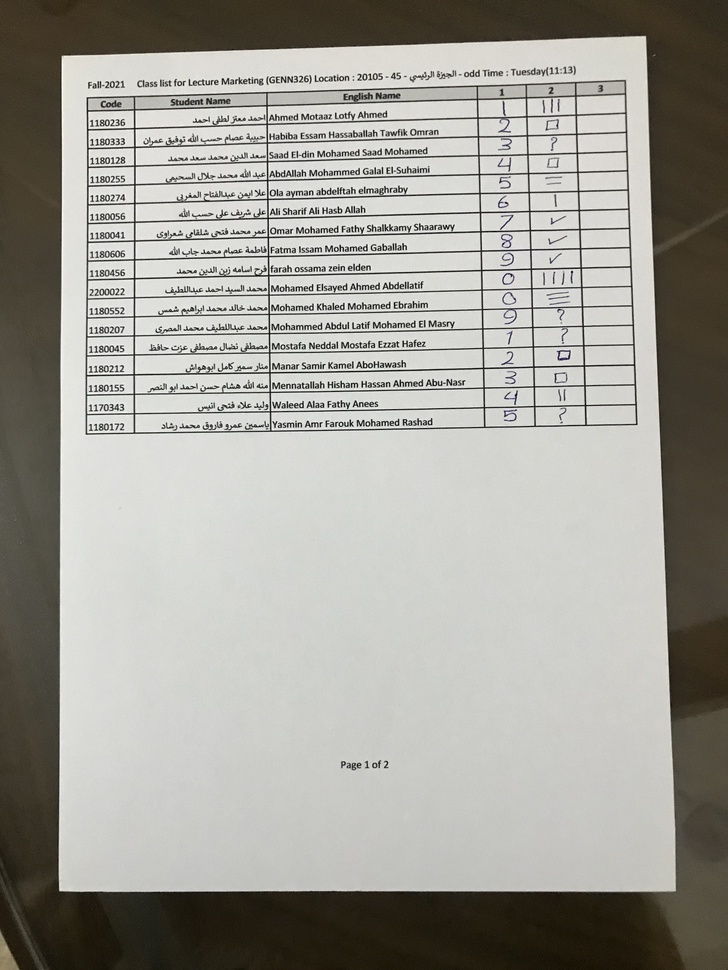
#> input picture DetectTable/1.jpg, 728 x 970 px, shrunk from 3024 x 4030 before the run
$ jupyter execute --allow-errors Project2.ipynb   (shell and % lines are left out)   (older library calls are emulated)
#> lines starting #> are read from the running program, lines starting #| are printed output that depends on the picture; after the words box and inside, x2 and y2 are one past the last pixel; in counts of white or black regions, pixels touching at a corner belong together
### DetectTable/commonFunctions.py
import skimage.io as io
import matplotlib.pyplot as plt
import numpy as np
from skimage.exposure import histogram # lab 1
from matplotlib.pyplot import bar
from skimage.color import rgb2gray,rgb2hsv # in all labs

# Convolution:
from scipy.signal import convolve2d # lab 2
from scipy import fftpack # lab 2
import math

from skimage.util import random_noise # lab 1
from skimage.filters import median # lab 4
from skimage.feature import canny # lab 5
from skimage.measure import label
from skimage.color import label2rgb

from mpl_toolkits.mplot3d import Axes3D  # noqa: F401 unused import

import matplotlib.pyplot as plt
from matplotlib import cm
from matplotlib.ticker import LinearLocator, FormatStrFormatter
import numpy as np

from skimage.morphology import binary_erosion, binary_dilation, binary_closing,skeletonize, thin #
from skimage.measure import find_contours
from skimage.draw import rectangle

# Edges
from skimage.filters import sobel_h, sobel, sobel_v,roberts, prewitt

# Show the figures / plots inside the notebook
def show_images(images,titles=None):
    #This function is used to show image(s) with titles by sending an array of images and an array of associated titles.
    # images[0] will be drawn with the title titles[0] if exists
    # You aren't required to understand this function, use it as-is.
    n_ims = len(images)
    if titles is None: titles = ['(%d)' % i for i in range(1,n_ims + 1)]
    fig = plt.figure()
    n = 1
    for image,title in zip(images,titles):
        a = fig.add_subplot(1,n_ims,n)
        if image.ndim == 2:
            plt.gray()
        plt.imshow(image)
        a.set_title(title)
        plt.axis('off')
        n += 1
    fig.set_size_inches(np.array(fig.get_size_inches()) * n_ims)
    plt.show()


# [43 lines left out: functions show_3d_image, show_3d_image_filtering_in_freq, showHist, not called in this run]

### DetectTable/Project2.ipynb
[cell 1]
import cv2 as cv
import skimage.io as io
from skimage.color import rgb2gray
from skimage.feature import canny

from skimage.draw import rectangle
import matplotlib.pyplot as plt
import numpy as np
import imutils
import math
import cv2
import imutils
import pytesseract
pytesseract.pytesseract.tesseract_cmd = 'C:\Program Files\Tesseract-OCR\\tesseract'
from skimage.morphology import binary_erosion, binary_dilation, binary_closing,skeletonize,thin
from commonFunctions import show_images

[cell 2]
# img = cv2.imread('2.jpg')
img = cv2.imread('1.jpg')
#> img is the input picture: shape (970, 728, 3); mean B, G, R 152.7, 159.6, 161.2
# img = io.imread('1.jpg')[...,:3]
image =img
# io.imshow(image)
# cv2.imshow("original image", image)
# cv2.waitKey(0)
show_images([image],[''])
#> in show_images, `n_ims = len(images)`: n_ims = 1
#> the loop in show_images, `for image,title in zip(images,titles):` made 1 pass
#> (title, n) on pass 1: ('', 2)
#> after the loop in show_images, `for image,title in zip(images,titles):`: n = 2

[cell 3]
gray =(rgb2gray(image)*255).astype(np.uint8)
show_images([gray],['gray'])
#> the loop in show_images (call 2), `for image,title in zip(images,titles):` made 1 pass

[cell 4]
edged = cv2.Canny(gray, 100, 200)
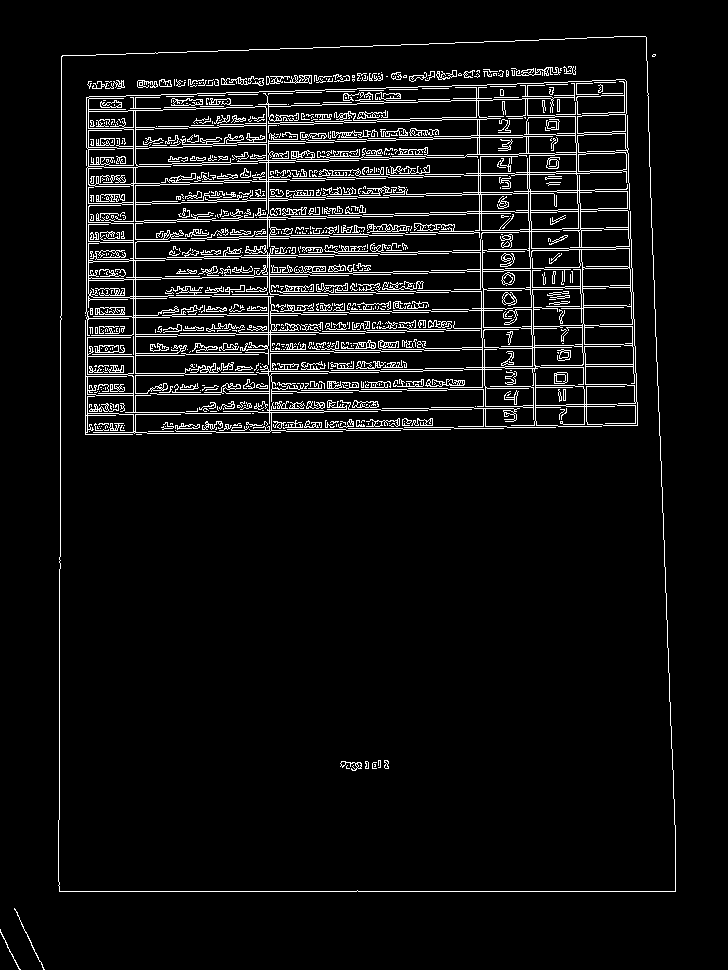
#> edged: shape (970, 728); 6.5% white in thin lines or dots, all inside (x1, y1, x2, y2) = (0, 36, 676, 970)
# edged = cv2.Sobel(gray_image, ddepth=cv2.CV_32F,dx=1, dy=0, ksize=-1)
# cv2.imshow("edged image", edged)
# cv2.waitKey(0)
show_images([edged],['edged'])
cv2.imwrite('edged.jpg',edged)
#> Out = True

[cell 5]
kernel = np.ones((5,5),np.uint8)
edged = cv2.dilate(edged,kernel,iterations = 3)
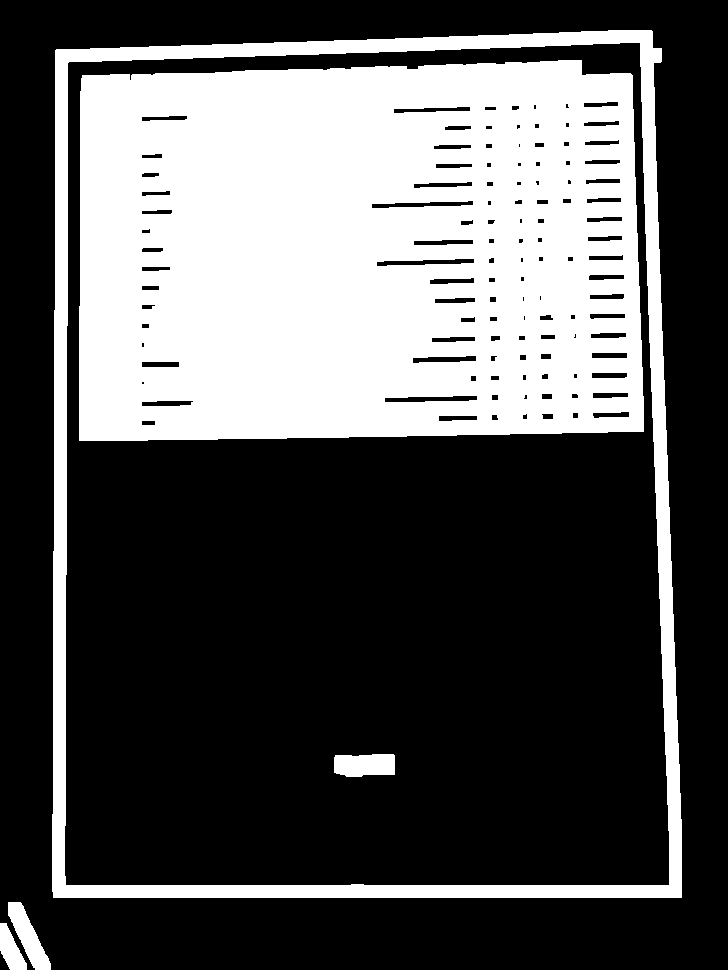
#> edged: shape (970, 728); 33.8% white; 5 white regions
show_images([edged],['edged'])

[cell 6]
# cnts,new = cv2.findContours(edged.copy(), cv2.RETR_LIST, cv2.CHAIN_APPROX_SIMPLE)
cnts,new = cv.findContours(edged.copy(), cv.RETR_EXTERNAL, cv.CHAIN_APPROX_SIMPLE)
#> cnts = 3 contours; box (x1, y1, x2, y2) and area: (52, 30, 682, 898) 525844, (8, 902, 51, 970) 1171, (0, 923, 27, 970) 669; new = [[1, -1, -1, -1], [2, 0, -1, -1], [-1, 1, -1, -1]]
#> (the rest of this cell did not finish here and is left out)

[cell 7]
# c = max(cnts, key = cv2.contourArea)
# print(c)
# print("___________________________")
sortedcnts = sorted(cnts, key = cv2.contourArea, reverse = True) [:1]
#> sortedcnts = 1 contour; box (x1, y1, x2, y2) and area: (52, 30, 682, 898) 525844
# print(sortedcnts[0])
# # screenCnt = None
image2 = image.copy()
cv2.drawContours(image2,sortedcnts,-1,(0,0,255),3)
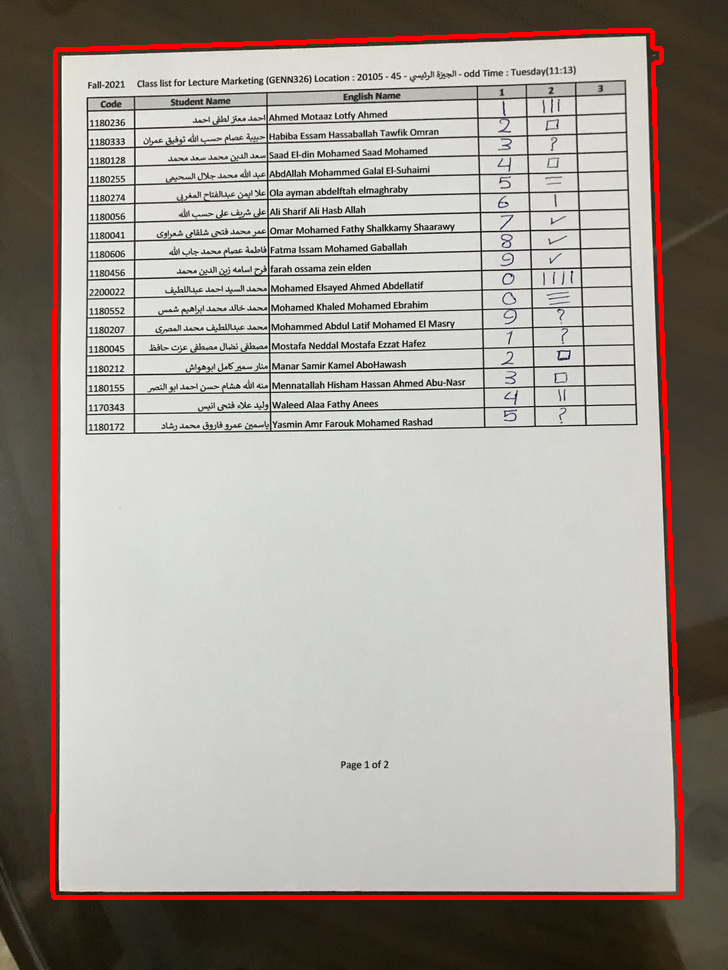
#> image2: shape (970, 728, 3); 2.09% of pixels changed, all inside (x1, y1, x2, y2) = (50, 28, 684, 900)
cv2.imwrite('contours2.jpg',image2)
show_images([image2],['image1 with sorted contours'])

[cell 8]
peri = cv2.arcLength(sortedcnts[0], True)
#> peri = 2975.2
approx = cv2.approxPolyDP(sortedcnts[0], 0.015 * peri, True)
#> approx = [[651, 30], [55, 50], [53, 897], [681, 897]]
print(len(approx))
#| 4

[cell 9]
# Locate points of the documents
# or object which you want to transform
x,y,w,h = cv2.boundingRect(sortedcnts[0])
#> x = 52; y = 30; w = 630; h = 868
pts1 = np.float32([approx[1][0],approx[0][0],approx[2][0],approx[3][0]])
#> pts1 = [[55, 50], [651, 30], [53, 897], [681, 897]]
pts2 = np.float32([[0,0],[x+w,0],[0,y+h],[x+w,y+h]])
#> pts2 = [[0, 0], [682, 0], [0, 898], [682, 898]]


# Apply Perspective Transform Algorithm
matrix = cv2.getPerspectiveTransform(pts1, pts2)
#> matrix = [[1.18, 0.00278, -64.92], [0.0377, 1.12, -58.17], [4.19e-05, 6.24e-05, 1]]
result = cv2.warpPerspective(image, matrix, (x+w, y+h))
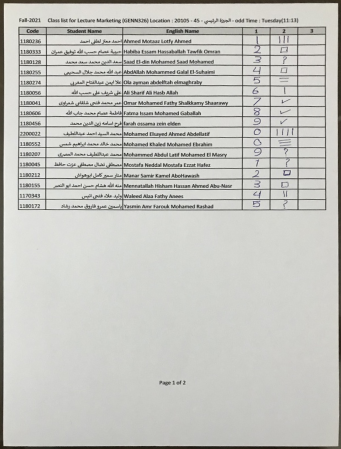
#> result: shape (898, 682, 3) (shown at 1/2 size); mean B, G, R 192.3, 196.8, 196.7
# print(np.max(result))
# Wrap the transformed image
# cv2.imshow('frame', image) # Initial Capture
# cv2.imshow('frame1', result) # Transformed Capture
show_images([image,result],['original','result'])

[cell 10]
# [7 lines of commented-out code are left out]

[cell 11]
# [15 lines of commented-out code are left out]

[cell 12]
if(np.max(result)<=1):
    result = (result*255)
result = result.astype(np.uint8)
grayResult =rgb2gray(result)
# grayResult =(rgb2gray(result)).astype(np.uint16)

show_images([grayResult],['grayResult'])
grayResult = (grayResult*255).astype(np.uint8)

[cell 13]
# [6 lines of commented-out code are left out]

edgedResult = cv2.Canny(grayResult, 100, 200)
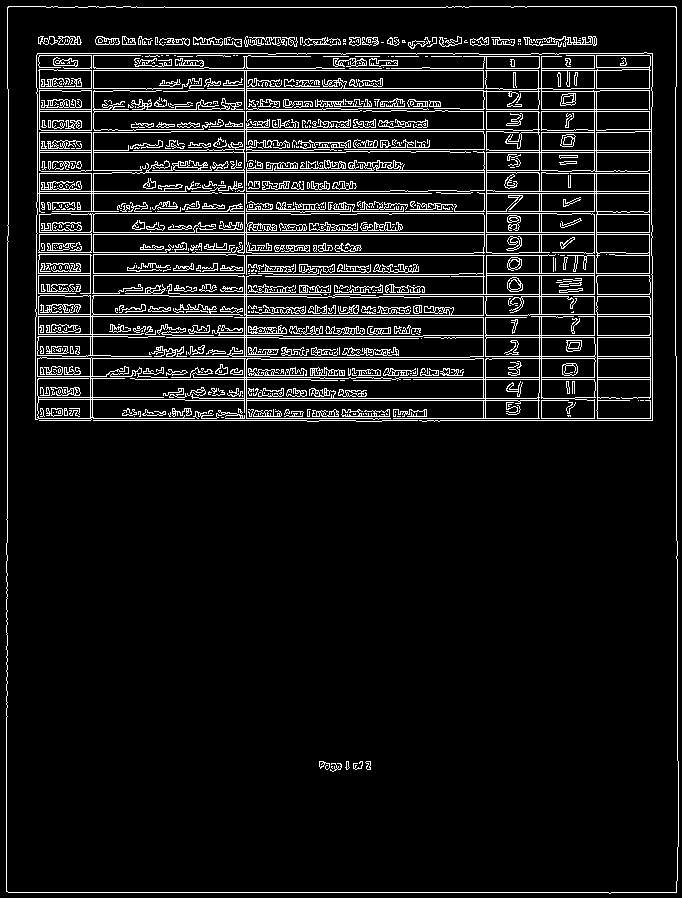
#> edgedResult: shape (898, 682); 8.7% white in thin lines or dots
# # edged = cv2.Sobel(gray_image, ddepth=cv2.CV_32F,dx=1, dy=0, ksize=-1)
# cv2.imshow("edged image", edged)
# cv2.waitKey(0)
show_images([edgedResult],['edgedResult'])

[cell 14]
kernel = np.ones((5,5),np.uint8)
edged1 = cv2.dilate(edgedResult,kernel,iterations = 1)
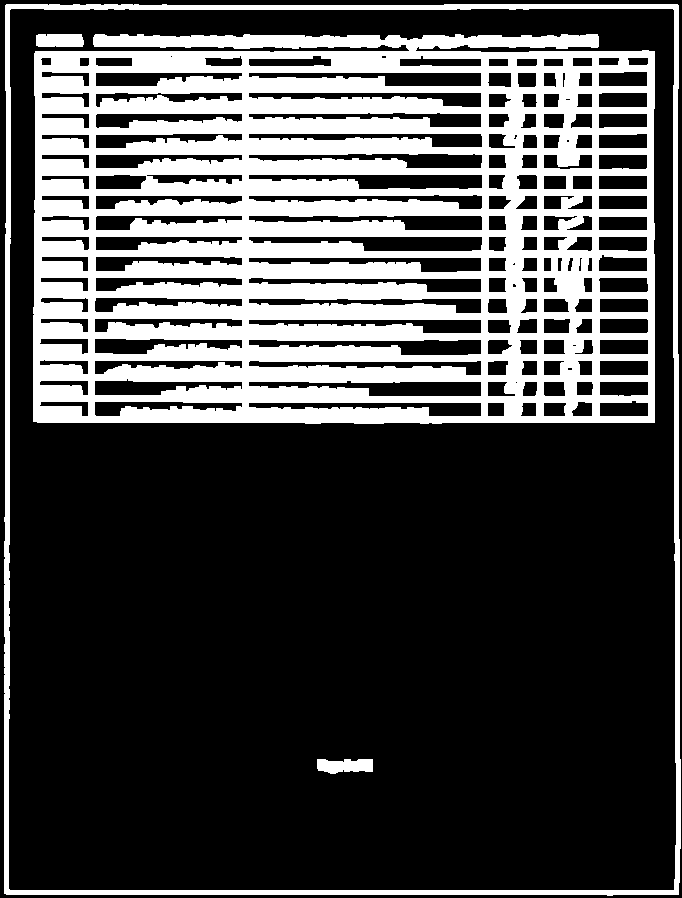
#> edged1: shape (898, 682); 28.7% white; 4 white regions
show_images([edged1],['edged'])

[cell 15]
# [5 lines of commented-out code are left out]
cnts,new = cv.findContours(edgedResult.copy(), cv2.RETR_LIST, cv.CHAIN_APPROX_SIMPLE)
#> cnts = 1425 contours, 976 with area under 20; largest, box (x1, y1, x2, y2) and area: (6, 6, 679, 894) 592643, (6, 6, 679, 894) 592639, (35, 52, 653, 422) 57859, (37, 275, 484, 358) 17118, (38, 192, 485, 254) 11414; new = 1425 rows, first 6: [1, -1, -1, -1], [2, 0, -1, -1], [3, 1, -1, -1], [4, 2, -1, -1], [5, 3, -1, -1], [6, 4, -1, -1]
# print(np.shape(cnts))
Resutimage2=result.copy()
cv2.drawContours(Resutimage2,cnts,-1,(0,255,0),3)
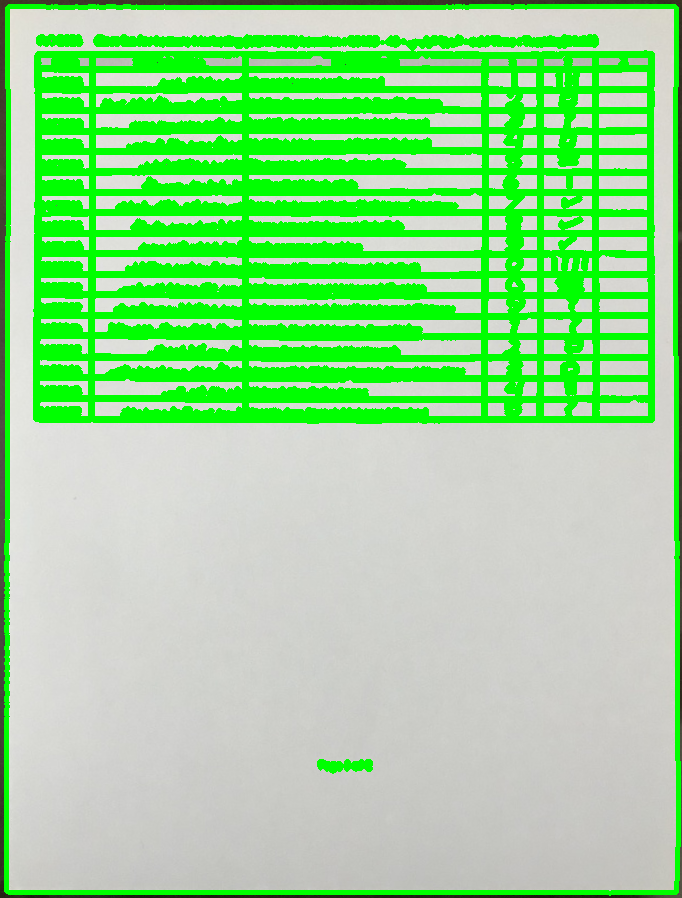
#> Resutimage2: shape (898, 682, 3); mean B, G, R 146.2, 220.3, 149.4
show_images([Resutimage2],['image1 with contours'])
# cv2.imwrite('contours.jpg',Resutimage2)

$ run again, with DetectTable/Nv4M5.jpg copied over DetectTable/1.jpg
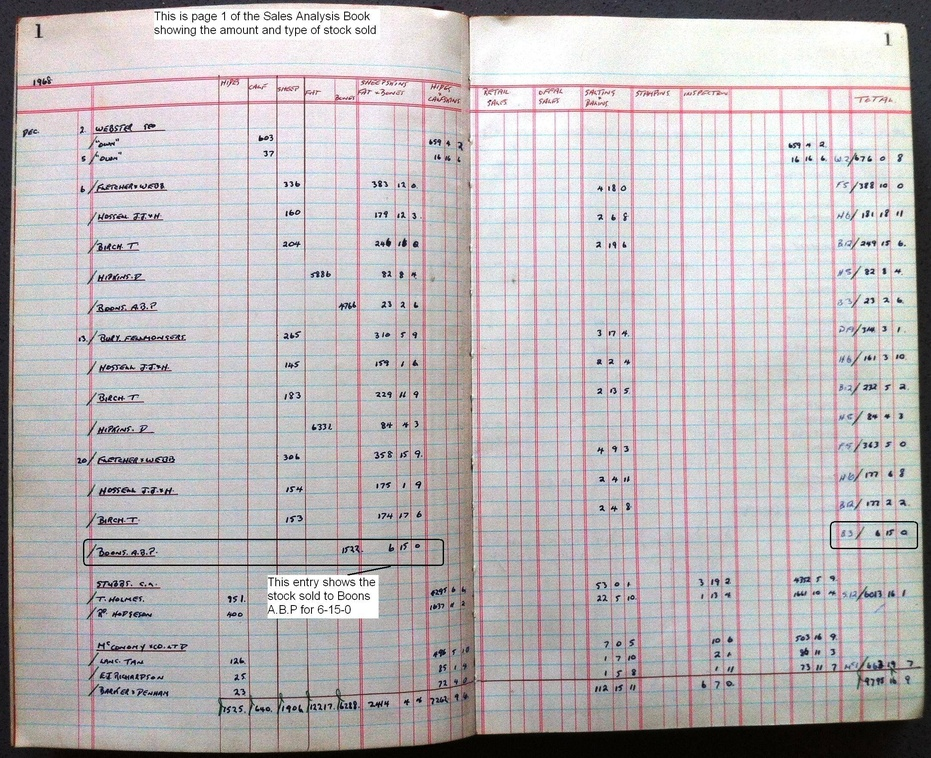
#> input picture DetectTable/Nv4M5.jpg, 931 x 758 px, shrunk from 2164 x 1760 before the run
#> img is the input picture: shape (758, 931, 3); mean B, G, R 184.8, 182.4, 187.2
#> n_ims = 1
#> the loop in show_images, `for image,title in zip(images,titles):` made 1 pass
#> (title, n) on pass 1: ('', 2)
#> after the loop in show_images, `for image,title in zip(images,titles):`: n = 2
#> the loop in show_images (call 2), `for image,title in zip(images,titles):` made 1 pass
#> `edged = cv2.Canny(gray, 100, 200)`:
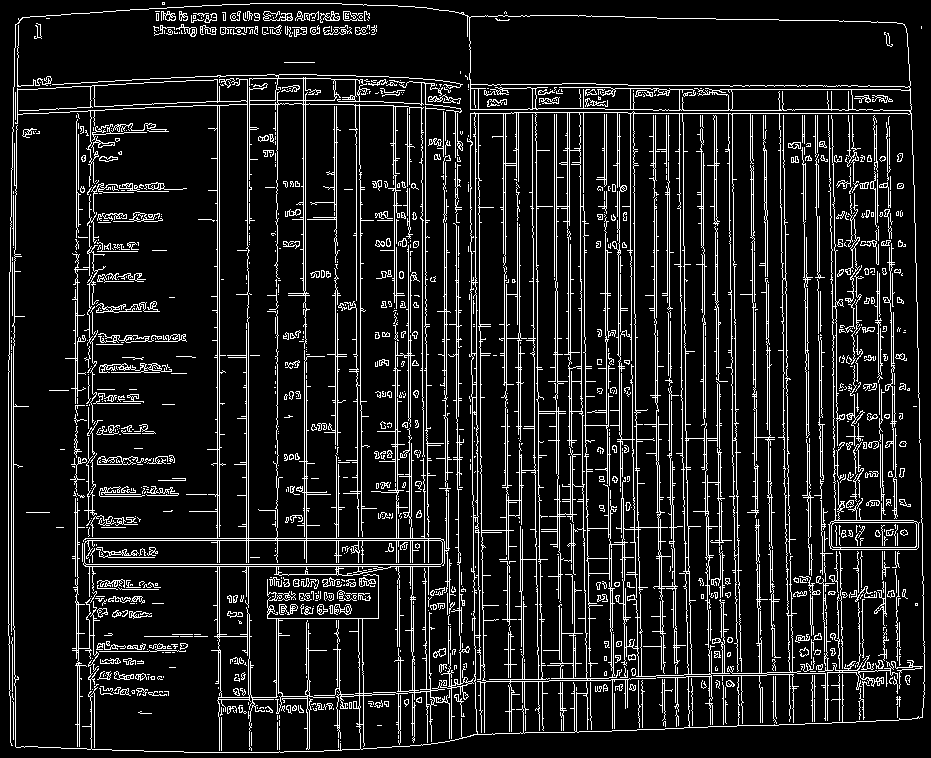
#> edged: shape (758, 931); 11.6% white in thin lines or dots
#> Out = True
#> `cnts,new = cv.findContours(edged.copy(), cv.RETR_EXTERNAL, cv.CHAIN_AP..`: cnts = 2 contours; box (x1, y1, x2, y2) and area: (2, 0, 931, 758) 677760, (915, 20, 928, 35) 168; new = [[1, -1, -1, -1], [-1, 0, -1, -1]]
#> sortedcnts = 1 contour; box (x1, y1, x2, y2) and area: (2, 0, 931, 758) 677760
#> image2: shape (758, 931, 3); 2.15% of pixels changed, all inside (x1, y1, x2, y2) = (0, 0, 931, 758)
#> peri = 3319.2
#> approx = [[12, 12], [5, 751], [928, 723], [910, 18]]
#| 4
#> x = 2; y = 0; w = 929; h = 758
#> pts1 = [[5, 751], [12, 12], [928, 723], [910, 18]]
#> pts2 = [[0, 0], [931, 0], [0, 758], [931, 758]]
#> matrix = [[-0.0382, -1.26, 946.4], [0.806, 0.00763, -9.76], [-5.04e-05, 3.85e-05, 1]]
#> edgedResult: shape (758, 931); 12.3% white in thin lines or dots
#> edged1: shape (758, 931); 45.6% white; 14 white regions
#> `cnts,new = cv.findContours(edgedResult.copy(), cv2.RETR_LIST, cv.CHAIN..`: cnts = 1844 contours, 1418 with area under 20; largest, box (x1, y1, x2, y2) and area: (2, 375, 807, 755) 203223, (70, 383, 805, 474) 54380, (71, 598, 804, 646) 32144, (70, 471, 805, 517) 31025, (71, 556, 803, 598) 28825; new = 1844 rows, first 6: [1, -1, -1, -1], [2, 0, -1, -1], [3, 1, -1, -1], [4, 2, -1, -1], [5, 3, -1, -1], [6, 4, -1, -1]
#> `cv2.drawContours(Resutimage2,cnts,-1,(0,255,0),3)`:
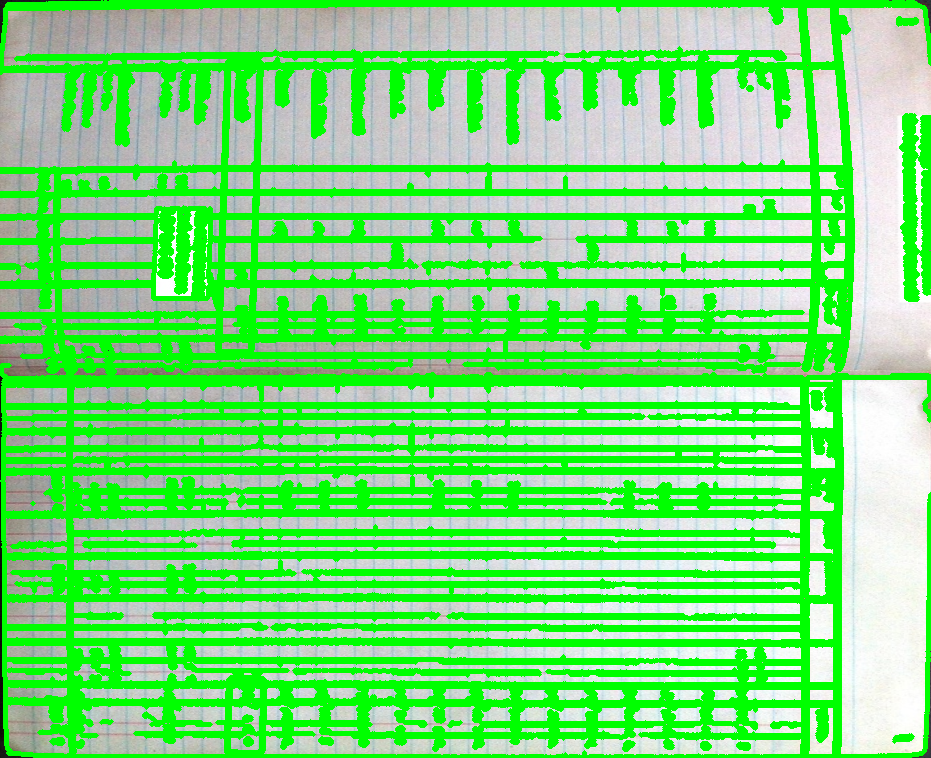
#> Resutimage2: shape (758, 931, 3); mean B, G, R 116.4, 226.7, 115.4
